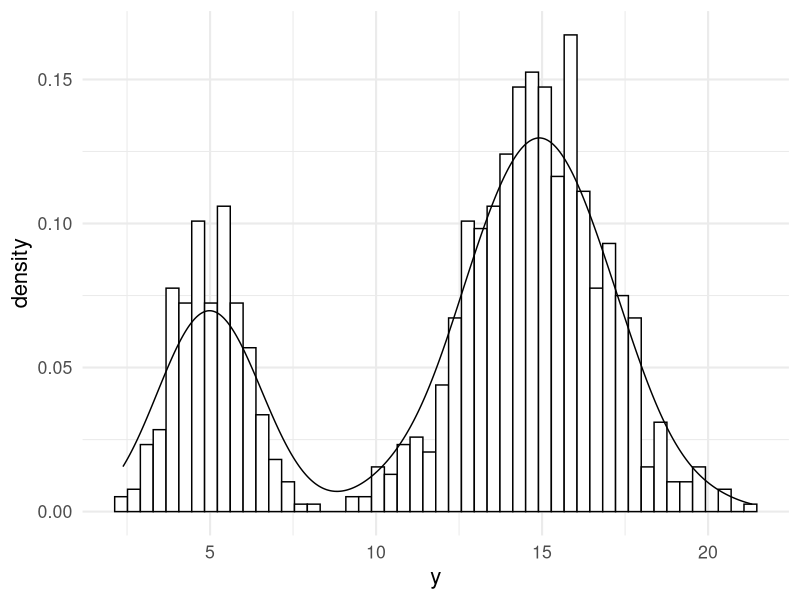

The R source for this figure:
## ---- chunk 1
library(ggplot2)
theme_set(theme_minimal(base_size = 16))

# some random data
set.seed(100)
N <- 1000

# mixture probability for the first component
theta <- 0.3
mu1 <- 5
mu2 <- 15
sd1 <- 1
sd2 <- 2
y <- ifelse(runif(N) < theta, rnorm(N, mu1, sd1), rnorm(N, mu2, sd2))

dat = list(
     N = length(y),
     y = y,
     k = 2
)
## ---- chunk 2
dplot = as.data.frame(dat)

ggplot(dplot, aes(x = y)) +
  geom_histogram(aes(y = ..density..), bins = 50, fill = "white", color = 1) +
  geom_density()
